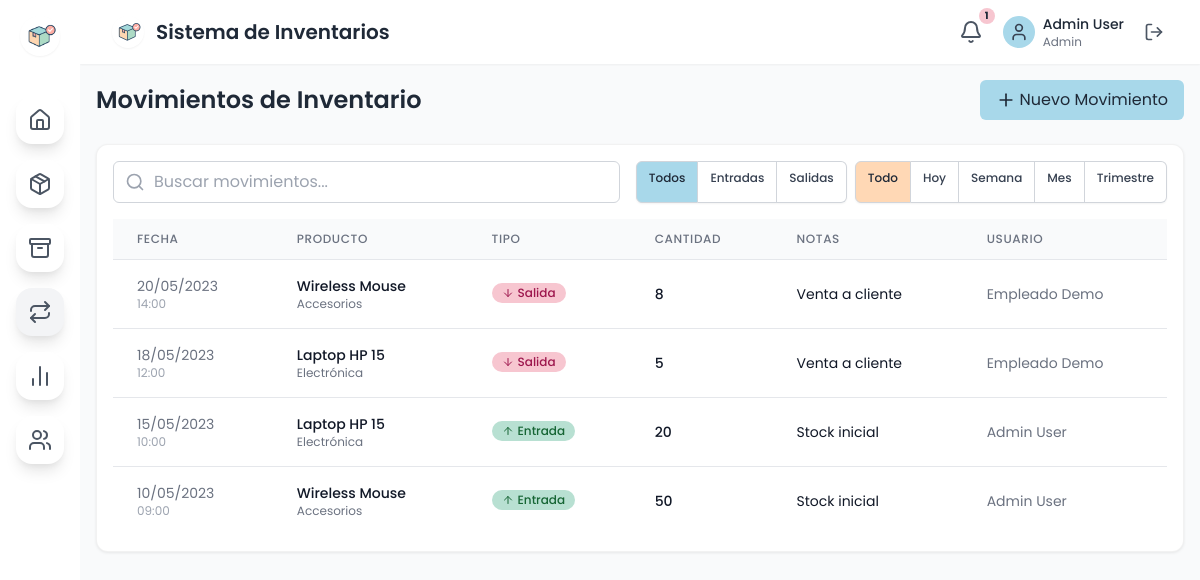
Screenshot of /movements (signed in) with the database file from the repository.
### tables this page shows
CREATE TABLE IF NOT EXISTS movements (
    id INT AUTO_INCREMENT PRIMARY KEY,
    product_id INT NOT NULL,
    type ENUM('in', 'out') NOT NULL,
    quantity INT NOT NULL,
    date DATETIME NOT NULL DEFAULT CURRENT_TIMESTAMP,
    notes VARCHAR(255) DEFAULT '',
    user_id INT NULL,
    CONSTRAINT fk_movements_product FOREIGN KEY (product_id) REFERENCES products(id) ON DELETE CASCADE,
    CONSTRAINT fk_movements_user FOREIGN KEY (user_id) REFERENCES users(id) ON DELETE SET NULL
);

CREATE TABLE IF NOT EXISTS products (
    id INT AUTO_INCREMENT PRIMARY KEY,
    name VARCHAR(150) NOT NULL,
    description TEXT,
    category VARCHAR(100) NOT NULL DEFAULT 'General',
    price DECIMAL(10,2) NOT NULL DEFAULT 0,
    cost DECIMAL(10,2) NOT NULL DEFAULT 0,
    stock_quantity INT NOT NULL DEFAULT 0,
    min_stock_level INT NOT NULL DEFAULT 0,
    image_url TEXT,
    created_at DATETIME NOT NULL DEFAULT CURRENT_TIMESTAMP
);

CREATE TABLE IF NOT EXISTS users (
    id INT AUTO_INCREMENT PRIMARY KEY,
    name VARCHAR(120) NOT NULL,
    email VARCHAR(150) NOT NULL UNIQUE,
    password VARCHAR(255) NOT NULL,
    role ENUM('admin', 'employee') NOT NULL DEFAULT 'employee',
    active TINYINT(1) NOT NULL DEFAULT 1,
    last_login DATETIME NULL,
    created_at DATETIME NOT NULL DEFAULT CURRENT_TIMESTAMP
);

### app/helpers.php (called while the page is built, shortened)
<?php
function config(string $key, mixed $default = null): mixed
{
    $config = $GLOBALS['app_config'] ?? [];
    $segments = explode('.', $key);
    $value = $config;
    foreach ($segments as $segment) {
        if (is_array($value) && array_key_exists($segment, $value)) {
            $value = $value[$segment];
        } else {
            return $default;
        }
    }
    return $value;
}
function base_url(string $path = ''): string
{
    $base = config('app.base_url', '');
    if ($base === '') {
        $base = rtrim(str_replace('\\', '/', dirname($_SERVER['SCRIPT_NAME'] ?? '')), '/');
    }
    return rtrim($base, '/') . '/' . ltrim($path, '/');
}
function e(?string $value): string
{
    return htmlspecialchars((string) $value, ENT_QUOTES, 'UTF-8');
}
function render(string $view, array $data = [], ?string $layout = 'layout'): void
{
    $viewFile = __DIR__ . '/Views/' . $view . '.php';
    extract($data);
    include $viewFile;
}

### app/Core/Controller.php (called while the page is built, shortened)
<?php
abstract class Controller
{
    protected function render(string $view, array $data = [], ?string $layout = 'layout'): void
    {
        render($view, $data, $layout);
    }
}

### app/Controllers/MovementController.php (called while the page is built, shortened)
<?php
class MovementController extends Controller
{
    public function index(): void
    {
        $filters = [
            'type' => $_GET['type'] ?? 'all',
            'date_range' => $_GET['range'] ?? 'all',
            'search' => trim($_GET['q'] ?? ''),
        ];
        $normalizedFilters = $filters;
        if ($filters['type'] === 'all') {
            unset($normalizedFilters['type']);
        }
        if ($filters['date_range'] === 'all') {
            unset($normalizedFilters['date_range']);
        }
        $movements = Movement::filtered($normalizedFilters);
        $this->render('movements/index', [
            'products' => Product::all(),
            'movements' => $movements,
            'filters' => $filters,
            'message' => flash('success'),
            'error' => flash('error'),
        ]);
    }
}

### public/index.php (called while the page is built, shortened)
<?php
$router = new Router();
$router->get('/login', [AuthController::class, 'showLogin']);
$router->post('/login', [AuthController::class, 'login']);
$router->get('/logout', [AuthController::class, 'logout']);
$router->get('/', [DashboardController::class, 'index']);
$router->get('/products', [ProductController::class, 'index']);
$router->post('/products/save', [ProductController::class, 'save']);
$router->post('/products/delete', [ProductController::class, 'delete']);
$router->get('/inventory', [InventoryController::class, 'index']);
$router->post('/inventory/adjust', [InventoryController::class, 'adjust']);
$router->get('/movements', [MovementController::class, 'index']);
$router->post('/movements/save', [MovementController::class, 'save']);
$router->get('/reports', [ReportController::class, 'index']);
$router->get('/users', [UserController::class, 'index']);
$router->post('/users/save', [UserController::class, 'save']);
$router->post('/users/delete', [UserController::class, 'delete']);
$router->post('/users/toggle', [UserController::class, 'toggle']);
$router->dispatch($_SERVER['REQUEST_METHOD'], parse_url($_SERVER['REQUEST_URI'] ?? '/', PHP_URL_PATH) ?: '/');

### app/Models/Movement.php (called while the page is built, shortened)
<?php
class Movement
{
    public static function filtered(array $filters = []): array
    {
        $pdo = Database::connection();
        $sql = 'SELECT m.*, p.name as product_name, p.category as product_category, u.name as user_name, u.role as user_role
                FROM movements m
                INNER JOIN products p ON p.id = m.product_id
                LEFT JOIN users u ON u.id = m.user_id
                WHERE 1=1';
        $params = [];
        $sql .= ' ORDER BY m.date DESC';
        $stmt = $pdo->prepare($sql);
        $stmt->execute($params);
        return $stmt->fetchAll();
    }
}

### app/Views/movements/index.php (the view, shortened to what this page needs)
<div class="max-w-7xl mx-auto space-y-6">
    <div class="flex flex-col sm:flex-row items-start sm:items-center justify-between">
        <h2 class="text-2xl font-semibold text-gray-800">Movimientos de Inventario</h2>
        <button type="button" id="toggleMovementForm"
                class="mt-3 sm:mt-0 inline-flex items-center px-4 py-2 bg-blue-pastel rounded-md text-gray-800 hover:bg-blue-400 transition-colors duration-200">
            <i data-lucide="plus" class="h-5 w-5 mr-1"></i>
            <span id="toggleMovementFormText">Nuevo Movimiento</span>
        </button>
    </div>
    <div class="card">
        <form method="GET" action="<?= base_url('movements') ?>" class="mb-4 flex flex-col sm:flex-row space-y-3 sm:space-y-0 sm:space-x-4">
            <div class="relative flex-grow">
                <div class="absolute inset-y-0 left-0 pl-3 flex items-center pointer-events-none">
                </div>
                <input type="text" name="q" placeholder="Buscar movimientos..." value="<?= e($filters['search'] ?? '') ?>"
                       class="w-full pl-10 pr-4 py-2 border border-gray-300 rounded-md focus:outline-none focus:ring-1 focus:ring-blue-pastel">
            </div>
            <div class="flex space-x-2">
                <div class="inline-flex rounded-md shadow-sm">
                    <?php
                    $typeOptions = ['all' => 'Todos', 'in' => 'Entradas', 'out' => 'Salidas'];
                    foreach ($typeOptions as $key => $label):
                        $active = ($filters['type'] ?? 'all') === $key;
                        $classes = 'px-3 py-2 text-xs font-medium border border-gray-300';
                        if ($key === 'all') {
                            $classes .= ' rounded-l-md';
                        } elseif ($key === 'out') {
                            $classes .= ' rounded-r-md border-l-0';
                        } else {
                            $classes .= ' border-l-0';
                        }
                        ?>
                        <a href="<?= base_url('movements?type=' . $key . '&range=' . e($filters['date_range'])) ?>"
                           class="<?= $classes ?> <?= $active ? 'bg-blue-pastel text-gray-800' : 'bg-white text-gray-700 hover:bg-gray-50' ?>">
                            <?= $label ?>
                        </a>
                    <?php endforeach; ?>
                </div>
                <div class="inline-flex rounded-md shadow-sm">
                    <?php
                    $rangeOptions = ['all' => 'Todo', 'today' => 'Hoy', 'week' => 'Semana', 'month' => 'Mes', 'quarter' => 'Trimestre'];
                    foreach ($rangeOptions as $key => $label):
                        $active = ($filters['date_range'] ?? 'all') === $key;
                        $classes = 'px-3 py-2 text-xs font-medium border border-gray-300';
                        if ($key === 'all') {
                            $classes .= ' rounded-l-md';
                        } elseif ($key === 'quarter') {
                            $classes .= ' rounded-r-md border-l-0';
                        } else {
                            $classes .= ' border-l-0';
                        }
                        ?>
                        <a href="<?= base_url('movements?range=' . $key . '&type=' . e($filters['type'])) ?>"
                           class="<?= $classes ?> <?= $active ? 'bg-peach-pastel text-gray-800' : 'bg-white text-gray-700 hover:bg-gray-50' ?>">
                            <?= $label ?>
                        </a>
                    <?php endforeach; ?>
                </div>
            </div>
        </form>
        <div class="overflow-x-auto">
            <table class="min-w-full divide-y divide-gray-200">
                <thead class="bg-gray-50">
                <tr>
                    <th class="px-6 py-3 text-left text-xs font-medium text-gray-500 uppercase tracking-wider">Fecha</th>
                    <th class="px-6 py-3 text-left text-xs font-medium text-gray-500 uppercase tracking-wider">Producto</th>
                    <th class="px-6 py-3 text-left text-xs font-medium text-gray-500 uppercase tracking-wider">Tipo</th>
                    <th class="px-6 py-3 text-left text-xs font-medium text-gray-500 uppercase tracking-wider">Cantidad</th>
                    <th class="px-6 py-3 text-left text-xs font-medium text-gray-500 uppercase tracking-wider">Notas</th>
                    <th class="px-6 py-3 text-left text-xs font-medium text-gray-500 uppercase tracking-wider">Usuario</th>
                </tr>
                </thead>
                <tbody class="bg-white divide-y divide-gray-200">
                <?php foreach ($movements as $movement): ?>
                    <tr>
                        <td class="px-6 py-4 whitespace-nowrap">
                            <div class="text-sm text-gray-500">
                                <?= date('d/m/Y', strtotime($movement['date'])) ?>
                                <div class="text-xs text-gray-400"><?= date('H:i', strtotime($movement['date'])) ?></div>
                            </div>
                        </td>
                        <td class="px-6 py-4 whitespace-nowrap">
                            <div class="text-sm font-medium text-gray-900"><?= e($movement['product_name']) ?></div>
                            <div class="text-xs text-gray-500"><?= e($movement['product_category']) ?></div>
                        </td>
                        <td class="px-6 py-4 whitespace-nowrap">
                            <span class="inline-flex items-center px-2.5 py-0.5 rounded-full text-xs font-medium <?= $movement['type'] === 'in' ? 'bg-green-pastel text-green-800' : 'bg-pink-pastel text-pink-800' ?>">
                                <?php if ($movement['type'] === 'in'): ?>
                                    <i data-lucide="arrow-up" class="h-3 w-3 mr-1"></i> Entrada
                                <?php else: ?>
                                    <i data-lucide="arrow-down" class="h-3 w-3 mr-1"></i> Salida
                                <?php endif; ?>
                            </span>
                        </td>
                        <td class="px-6 py-4 whitespace-nowrap">
                            <div class="text-sm font-medium text-gray-900"><?= (int) $movement['quantity'] ?></div>
                        </td>
                        <td class="px-6 py-4">
                            <div class="text-sm text-gray-900"><?= e($movement['notes'] ?: '-') ?></div>
                        </td>
                        <td class="px-6 py-4 whitespace-nowrap">
                            <div class="text-sm text-gray-500">
                                <?= e($movement['user_name'] ?: 'Sistema') ?>
                            </div>
                        </td>
                    </tr>
                <?php endforeach; ?>
                </tbody>
            </table>
        </div>
    </div>
</div>

### rows the page displays
movements: date "20/05/2023", date "14:00", product.name "Wireless Mouse", product.category "Accesorios", type "out" (drawn), quantity "8", notes "Venta a cliente", user.name "Empleado Demo"
movements: date "18/05/2023", date "12:00", product.name "Laptop HP 15", product.category "Electrónica", type "out" (drawn), quantity "5", notes "Venta a cliente", user.name "Empleado Demo"
movements: date "15/05/2023", date "10:00", product.name "Laptop HP 15", product.category "Electrónica", type "in" (drawn), quantity "20", notes "Stock inicial", user.name "Admin User"
movements: date "10/05/2023", date "09:00", product.name "Wireless Mouse", product.category "Accesorios", type "in" (drawn), quantity "50", notes "Stock inicial", user.name "Admin User"

### other values shown
config('app.name') "Sistema de Inventarios"
$lowStockCount "1"
$user['name'] "Admin User"
$user['role'] "Admin"
$label "Todos"
$label "Entradas"
$label "Salidas"
$label "Todo"
$label "Hoy"
$label "Semana"
$label "Mes"
$label "Trimestre"
